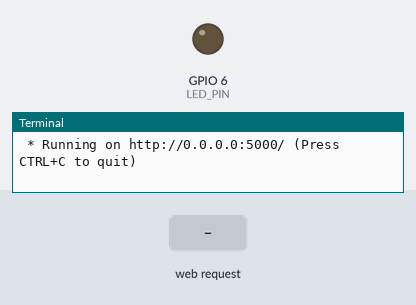
Simulated run of this program. Board: Raspberry Pi (BCM pin numbers). Shown: output pins drawn as LEDs (lit = HIGH), the last lines printed to the terminal. The inputs (shaded band) are chosen by the test bench. The clock reads 2024-03-15 10:24:30 at power-on unless the program sets it.

Above: at 1.2 s.
1.3 s: HTTP request for /led/on received
At 1.9 s:
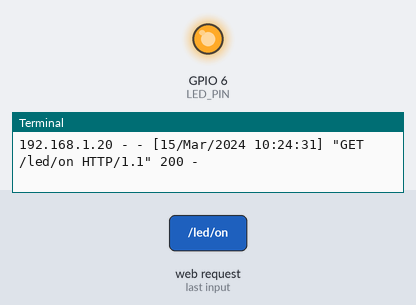
4.3 s: HTTP request for /led/off received
At 5.4 s:
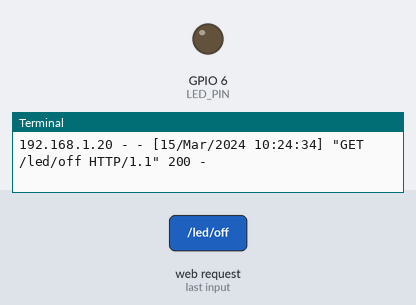
Timing chart, 0 to 7.3 s (numbered marks = the images above; inputs shaded):
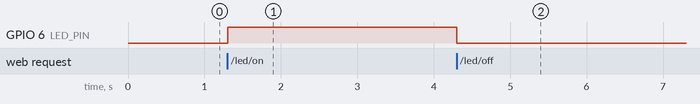

Measured:
- after the input at 1.3 s, GPIO 6 (LED_PIN): LOW → HIGH at once
- after the input at 4.3 s, GPIO 6 (LED_PIN): HIGH → LOW at once

The program:

flask_led2.py
```python
from flask import Flask, render_template
import RPi.GPIO as GPIO
LED_PIN = 6


GPIO.setmode(GPIO.BCM)
GPIO.setup(LED_PIN,GPIO.OUT)


app = Flask(__name__)

@app.route("/")
def hello():
    return render_template("led.html")

@app.route("/led/<op>")
def led_op(op):
    if op == "on" :
        GPIO.output(LED_PIN, GPIO.HIGH)
        return "LED ON"
    elif op == "off"  :
        GPIO.output(LED_PIN, GPIO.LOW)
        return "LED OFF"
    else:
      return


if __name__ == "__main__":
    try:
      app.run(host="0.0.0.0")
    finally:
        GPIO.cleanup()
```
